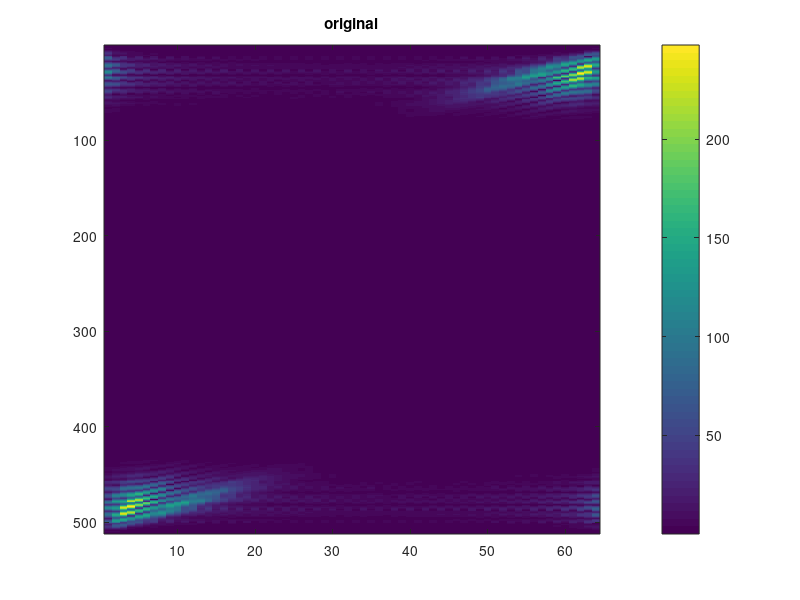
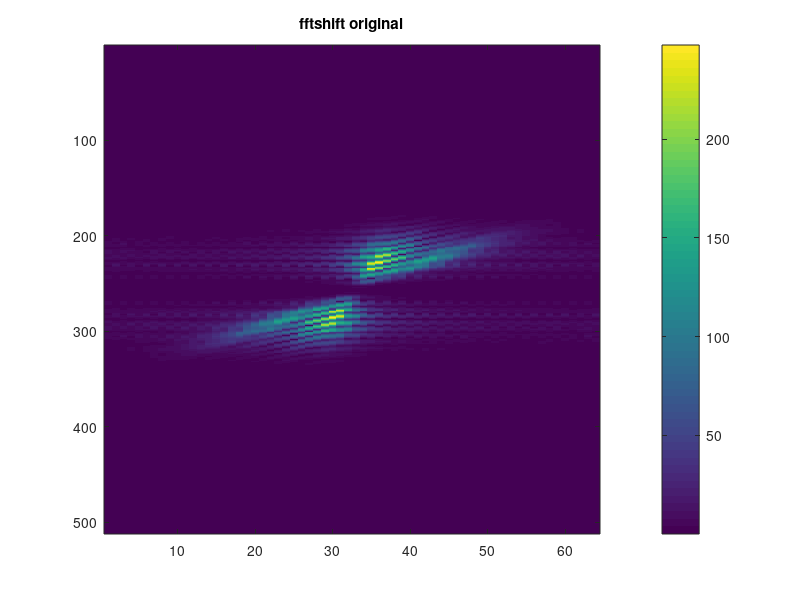
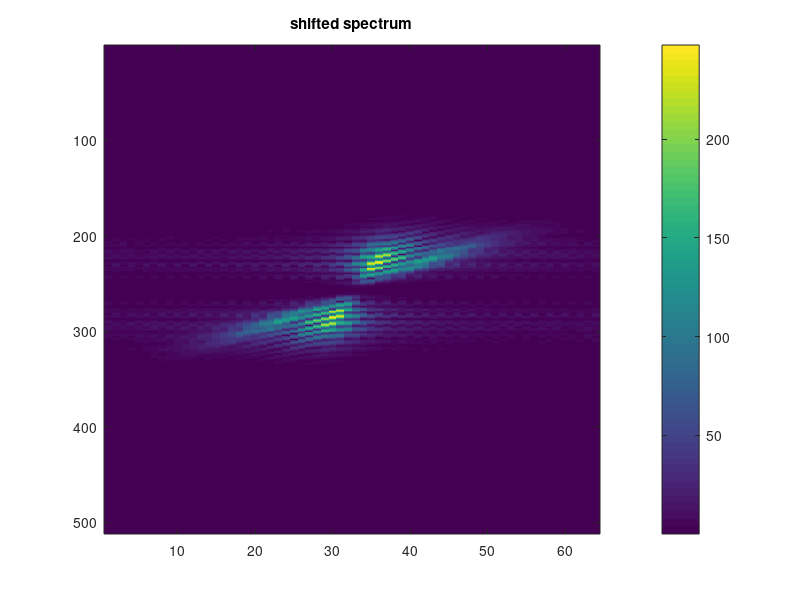

Here is the MATLAB script that generated these plots, in order:
clear 
close all

load data
[nt nh]=size(data);
data(:,1:nh/2)=0;

fig=1;

figure(fig);fig=fig+1;
imagesc(abs(fft2(data)));colorbar;title('original')
figure(fig);fig=fig+1;
imagesc(fftshift(abs(fft2(data))));colorbar;title('fftshift original')


%data2=zeros(size(data));
data2=data;

%center the spectrum in w
for i=1:2:nt, 
  data2(i,:)=data(i,:)*(-1);
end
%center the spectrum in kx
for i=1:2:nh, 
  data2(:,i)=data2(:,i)*(-1);
end



figure(fig);fig=fig+1;
imagesc(abs(fft2(data2)));colorbar;title('shifted spectrum');
